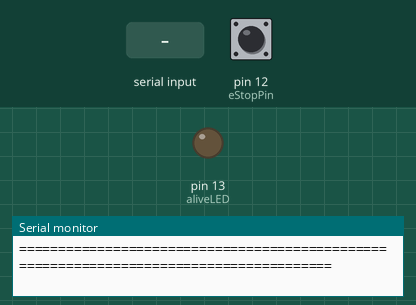
The sketch below on a simulated Arduino Uno, built with avr-gcc and run on an emulated ATmega328P. Shown: output pins drawn as LEDs (lit = HIGH), the last lines printed to the serial monitor. The inputs (shaded band) are chosen by the test bench; at power-on: pin 12 (eStopPin) HIGH.

Above: at 1.3 s.
1.4 s: "move" received over Serial
At 4.2 s:
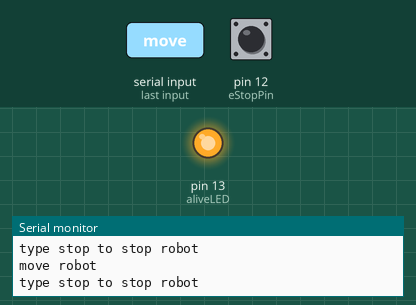
4.4 s: "stop" received over Serial
At 5.4 s:
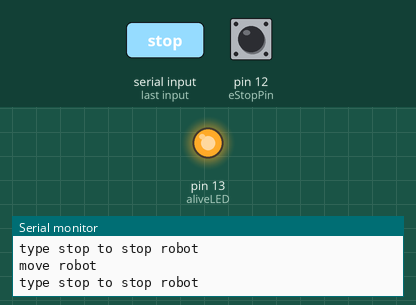
6.9 s: "idle" received over Serial
At 8.8 s:
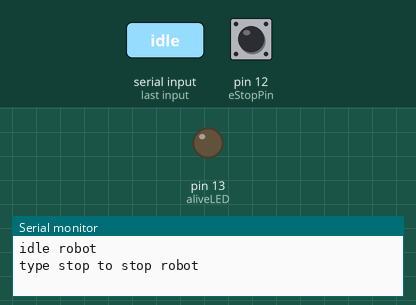
9.9 s: "1" received over Serial
At 10.9 s:
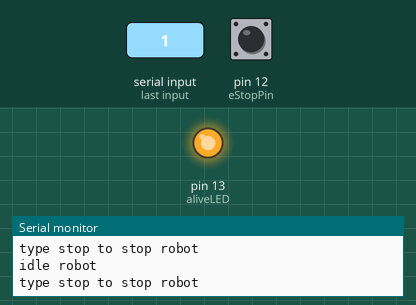
Timing chart, 0 to 12.4 s (numbered marks = the images above; inputs shaded):
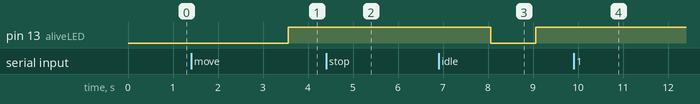

The sketch:

funrobo_base.ino
```cpp
/*******************************************************************************************************************************
 * 2020 FunRobo Arduino Controller base
 * Template for Simple Arduino Sense-Think-Act data flow
 * Baby Boy Bot
 * Loops and responds to certain text commands
 *
 * Author: Wesley Soo-Hoo
 *
 */
// load Libs
#include<Servo.h>
// Global vars, obj, and constants
const int aliveLED = 13; // name for blinking light while robot functions
const int eStopPin = 12; // pin connected to ESTOP switch
boolean aliveLEDState = true; // Blinking light for timer
boolean ESTOP = true; // Emergency stop for motors
boolean realTimeRunStop = true; // Real time control loop flag
String command = "stop"; // String object for command string
String loopError = "no error"; // String for error system
unsigned long oldLoopTime = 0; // past loop time in miliseconds
unsigned long newLoopTime = 0; // new loop time in miliseconds
unsigned long cycleTime = 0; // elapsed time loop cycle
const long controlLoopInterval = 1000; // name for control loop cycle time in miliseconds

// Functions
String getOperatorInput() {
  // This function prints operator command options on the serial console and prompts operator to input desired robot command
  Serial.println("=======================================================================================");
  Serial.println("| Robot Behavior-Commands: move(moves robot), stop(e-stops motors), idle(robot idles) |");
  Serial.println("|                                                                                     |");
  Serial.println("=======================================================================================");
  Serial.println("| Please type desired robot behavior in command line at top of this window            |");
  Serial.println("=======================================================================================");
  while (Serial.available() == 0) {};
  command = Serial.readString();
  Serial.print("| New robot behavior command is:  ");
  Serial.println(command);
  Serial.println("| Type stop to stop control loop and wait for new command                             |");
  Serial.println("=======================================================================================");
  return command;
}

void blinkAliveLED() {
  // this function toggles state of aliveLED blinky light LED
  // if the LED is off turn it on and vice-versa
  if (aliveLEDState == LOW) {
    aliveLEDState = HIGH;
  } else {
    aliveLEDState = LOW;
  }

  // set the LED with the ledState of the variable
  digitalWrite(aliveLED, aliveLEDState);
}

//========================================================================================
//Startup Robot Code and presets
//========================================================================================
void setup() {
  //Step 1) Put robot setup code here, Run once:
  pinMode(aliveLED, OUTPUT); //Initialize AliveLED pin as an output
  pinMode(eStopPin, INPUT_PULLUP); // use Internal Pull-up on ESTOP Switch input pin
  Serial.begin(9600); //Start Serial Communications
  Serial.println("Robot Controller Starting UP! Keeping finger away spinning things");
  //Step 2) Put your Robot Mission Here, run once:
  //Add Mission code

}
//========================================================================================
//Flight code to run continuosly until robot is powered down
//========================================================================================
void loop() {

  //Step 3)Put Operator-input-to-Robot and Robot-Reports-Back-State code in non-real-time "outer" loop:
  //  Put real-time dependant sense-think-act control in the inner loop
  //GET Operator Control Unit (OCU) Input: OCU--OCU--OCU--OCU--OCU--OCU--OCU--OCU--OCU--OCU--OCU--OCU
  command = getOperatorInput();  // get operator input from serial monitor
  if (command == "stop") realTimeRunStop = false; // skip real time inner loop
  else realTimeRunStop = true;  // Set loop flag to run = true

  //4)Put your main flight code into "inner" soft-real-time while loop structure below, to run repeatedly,
  // at a known fixed "real-time" periodic interval. This "soft real-time" loop timing structure, runs
  // fast flight control code once every controlLoopInterval

  // Real Time Loop
  while (realTimeRunStop) {
    // Check if operator inputs a command during real-time loop execution
    if (Serial.available() > 0) {
      realTimeRunStop = false;
      command = Serial.readString();
      break;
    } else {
      realTimeRunStop = true;
    }

    // Real time clock control. Check to see if one clock cycle has elapsed before running this control code
    newLoopTime = millis(); // get current Arduino time (50 days till wrap)
    if (newLoopTime - oldLoopTime >= controlLoopInterval) {  // if true run flight code
      oldLoopTime = newLoopTime;  // reset time stamp
      blinkAliveLED();  // toggle blinky alive light

      // SENSE
      // TODO add sensor code here

      // THINK
      // pick robot behavior based on operator input command typed at console
      if (command == "stop") {
        Serial.println("stop robot");
        realTimeRunStop = false;  // exit real time control loop
        break;
      } else if (command == "move") {  // move robot to operator commanded position
        Serial.println("move robot");
        Serial.println("type stop to stop robot");
        realTimeRunStop = true;  // dont exit loop after running once
      } else if (command == "idle") {  // make robot alive with small motions
        Serial.println("idle robot");
        Serial.println("type stop to stop robot");
        realTimeRunStop = true;  // run loop continually
      } else {
        Serial.println("***** WARNING ***** Invalid Input, Robot stopped, please try again");
        realTimeRunStop = false;
      }

      // ACT
      ESTOP = digitalRead(eStopPin);  // check estop switch

      // check to see if all code ran successfully in one real time increment
      cycleTime = millis() - newLoopTime; // calculate loop execution time
      if (cycleTime > controlLoopInterval) {
        Serial.println("****************************");
        Serial.println("Error - real time has failed, stop robot");  // loop took too long to run
        Serial.print(" 1000 ms real time loop took = ");
        Serial.println(cycleTime);  // print loop time"
        Serial.println("****************************");
        break;  // break
      }
    }
  }


  // SEND robot state to operator control unit (ocu)
  Serial.println("==========================");
  Serial.println("| Robot control loop stopping to wait for new command ");  // send robot status
  if (ESTOP) Serial.println("| Robot motors E-stopped by external switch");  // send estop
}

//=================================================================================================
// END OF FLIGHT CODE
//=================================================================================================
```

Measured:
- after the input at 1.4 s, pin 13 (aliveLED): LOW → HIGH after 2.2 s
- after the input at 4.4 s, pin 13 (aliveLED): stays HIGH (without the input it goes to LOW after 0.16 s)
- after the input at 6.9 s, pin 13 (aliveLED): HIGH → LOW after 1.2 s, → HIGH 1.0 s later
- after the input at 9.9 s, pin 13 (aliveLED): stays HIGH (without the input it goes to LOW after 0.16 s)
